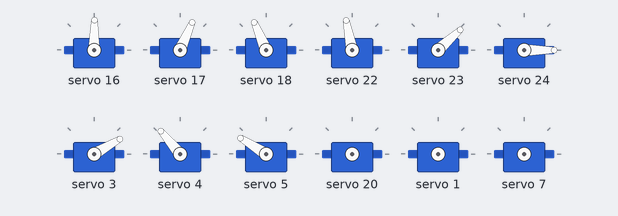
Recording of a sketch running on a simulated Arduino Uno, built with avr-gcc and run on an emulated ATmega328P. Shown: 12 × servo.

Above: at 0.1 s.
At 3.6 s:
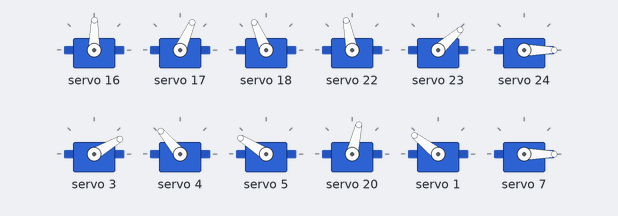
At 7.6 s:
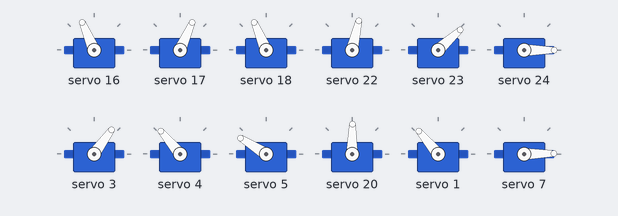
At 16.7 s:
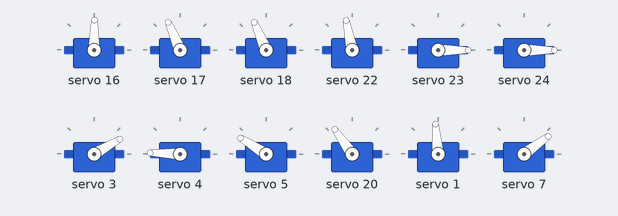
At 25.2 s:
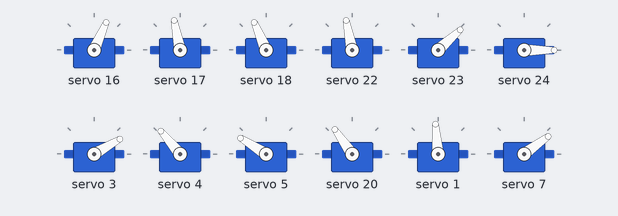
At 33.3 s:
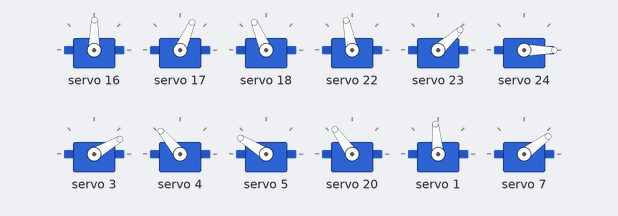
Timing chart, 0 to 40.0 s (numbered marks = the images above):
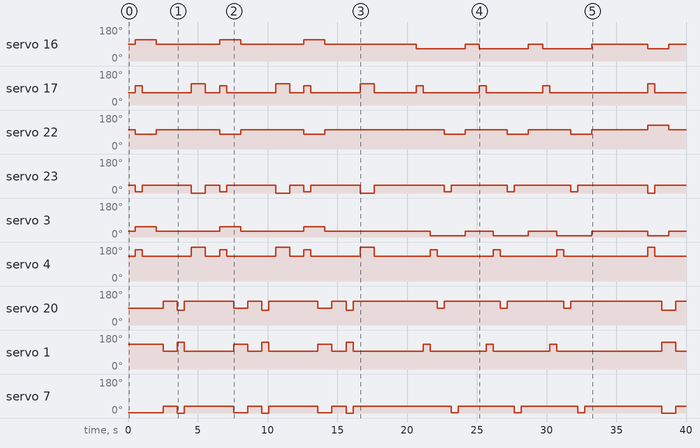

Measured:
- by itself, servo 16: 89° → 113° at 0.52 s, → 89° 1.5 s later, → 113° 4.5 s later, → 89° 1.5 s later, … (14 changes in this stretch)
- by itself, servo 17: 66° → 101° at 0.52 s, → 66° 0.50 s later, → 113° 3.5 s later, → 66° 1.0 s later, … (20 changes in this stretch)
- by itself, servo 22: 101° → 77° at 0.52 s, → 101° 1.5 s later, → 77° 4.5 s later, → 101° 1.5 s later, … (14 changes in this stretch)
- by itself, servo 23: 42° → 6° at 0.52 s, → 42° 0.50 s later, → 0° 3.5 s later, → 42° 1.0 s later, … (20 changes in this stretch)
- by itself, servo 3: 30° → 54° at 0.52 s, → 30° 1.5 s later, → 54° 4.5 s later, → 30° 1.5 s later, … (14 changes in this stretch)
- by itself, servo 4: 130° → 166° at 0.52 s, → 130° 0.50 s later, → 178° 3.5 s later, → 130° 1.0 s later, … (20 changes in this stretch)
- by itself, servo 20: 89° → 125° at 2.5 s, → 77° 1.0 s later, → 125° 0.50 s later, → 89° 3.5 s later, … (19 changes in this stretch)
- by itself, servo 1: 130° → 95° at 2.5 s, → 142° 1.0 s later, → 95° 0.50 s later, → 130° 3.5 s later, … (19 changes in this stretch)

The sketch:

trial6.ino
```cpp
#include <Wire.h>
#include <Servo.h>
#include <Adafruit_PWMServoDriver.h>
#include<SoftwareSerial.h>
SoftwareSerial bluetooth(4,3);

// called this way, it uses the default address 0x40
Adafruit_PWMServoDriver pwmA = Adafruit_PWMServoDriver(0x40);
Adafruit_PWMServoDriver pwmB = Adafruit_PWMServoDriver(0x41);

#define SERVOMIN  150 // This is the 'minimum' pulse length count (out of 4096)
#define SERVOMAX  600 // This is the 'maximum' pulse length count (out of 4096)
#define USMIN  600 // This is the rounded 'minimum' microsecond length based on the minimum pulse of 150
#define USMAX  2400 // This is the rounded 'maximum' microsecond length based on the maximum pulse of 600
#define SERVO_FREQ 50 // Analog servos run at ~50 Hz updates

// our servo # counter
uint8_t servonum = 0;
char command;
int angles[] = {
    60, 40, 80, 60, 90, 10, 70, 20, -20, 60, 65, 120, 10, 95, 110, 20, 15, 30
};

int anglesUpdate[] = {
    60, 40, 80, 60, 90, 10, 70, 20, -20, 60, 65, 120, 10, 95, 110, 20, 15, 30
};

// angle direction zero means negative, one means positive
int directions[] = {
  1, 1, 0, 0, 0, 1, 0, 0, 0, 1, 1, 0, 1, 1, 0, 0, 0, 0
};

//delay integer
int d=500;
void setup() {
  Serial.begin(9600);
  bluetooth.begin(9600);

  pwmA.begin();
  pwmB.begin();
  pwmA.setOscillatorFrequency(27000000);
  pwmB.setOscillatorFrequency(27000000);
  pwmA.setPWMFreq(SERVO_FREQ);
  pwmB.setPWMFreq(SERVO_FREQ); // Analog servos run at ~50 Hz updates
  delay(10);

}
int angletopulse(int ang){
  int pulse= map(ang,0,180,SERVOMIN,SERVOMAX);
  return pulse;
}

// You can use this function if you'd like to set the pulse length in seconds
// e.g. setServoPulse(0, 0.001) is a ~1 millisecond pulse width. It's not precise!
void setServoPulse(uint8_t n, double pulse) {
  double pulselength;

  pulselength = 1000000;   // 1,000,000 us per second
  pulselength /= SERVO_FREQ;   // Analog servos run at ~60 Hz updates
  Serial.print(pulselength); Serial.println(" us per period");
  pulselength /= 4096;  // 12 bits of resolution
  Serial.print(pulselength); Serial.println(" us per bit");
  pulse *= 1000000;  // convert input seconds to us
  pulse /= pulselength;
  Serial.println(pulse);
  pwmA.setPWM(n, 0, pulse);
  pwmB.setPWM(n, 0, pulse);
}

void loop() {
  int ang=0;
  int pulselength=0;

  if(bluetooth.available()) {
    command=bluetooth.read();
    Serial.println(command);
  }

  if (command == '0'){
     d= 2000;
  }
  if (command == '1'){
     d = 1000;
  }
  if (command == '2'){
    d = 700;
  }
  if (command == '3'){
    d = 600;
  }
  if (command == '4'){
    d = 500;
  }
  if (command == '5'){
    d = 400;
  }
  if (command == '6'){
    d = 350;
  }
  if (command == '7'){
    d = 300;
  }
  if (command == '8'){
    d = 200;
  }
  if (command == '9'){
    d = 100;
  }
  if (command=='S'){
   // standStill();
  }
  if (command=='F'){
    moveForward1();
    moveForward2();
  }
  if (command=='B'){
    moveBackward1();
    moveBackward2();
  }
  if (command=='R'){
    moveRight();
  }
  if (command=='L'){
    moveLeft();
  }
  if (command=='I'){
    //Back_Left();
  }
  if (command=='G'){
    //Back_Right();
  }
  if (command=='H'){
    //Front_Right();
  }
  if (command=='J'){
    //Front_Right();
  }

  for (int i=0; i<3; i++) {
      moveForward1();
      moveForward2();
  }
  delay(2000);
  for (int i=0; i<3; i++) {
     moveRight();
  }
  delay(1000);

  delay(2000);
  for (int i=0; i<3; i++) {
      moveBackward1();
      moveBackward2();
  }
  delay(2000);
  //standStill();
  //moveForward1();
  //moveForward2();
  //delay(10000);
  //moveBackward1();
  //moveBackward2();
  //moveRight();
  //moveLeft();
  //Moveleg1();
  //Moveleg1();
  //Moveleg2();
  //Moveleg3();
  //Moveleg4();
  //Moveleg5();
  //Moveleg6();

  // Drive each servo one at a time using setPWM()
  Serial.println(servonum);
  Serial.println(servonum);

}
void runservo( int pin ,int angle ) {
  if(pin<=8){
    pwmB.setPWM(pin, 0, angletopulse(angle));
  }
  else
  {
    pwmA.setPWM(pin-9, 0, angletopulse(angle));
  }
  anglesUpdate[pin]=angle;
}

void initialAngle( int pin ) {
  runservo(pin,angles[pin]);
}

void standStill() {
  for (int i=0; i<18; i++) {

    runservo(i,angles[i]);
}
    delay(500);
}

void upmotor(int pin, int angle) {
  if(directions[pin]==1){
    runservo(pin,anglesUpdate[pin]+angle);
  }
  else
  {
    runservo(pin,anglesUpdate[pin]-angle);
  }
 }

void downmotor(int pin, int angle) {
  if(directions[pin]==1){
    runservo(pin,anglesUpdate[pin]-angle);
  }
  else
  {
    runservo(pin,anglesUpdate[pin]+angle);
  }
}

void forwardmotor(int pin, int angle) {
  if(directions[pin]==1){
    runservo(pin,anglesUpdate[pin]+angle);
  }
  else
  {
    runservo(pin,anglesUpdate[pin]-angle);
  }
}

void backwardmotor(int pin, int angle) {
  if(directions[pin]==1){
    runservo(pin,anglesUpdate[pin]-angle);
  }
  else
  {
    runservo(pin,anglesUpdate[pin]+angle);
  }
}

void moveForward1() {
  //step1
  initialAngle(0);
  initialAngle(1);
  initialAngle(2);

  initialAngle(6);
  initialAngle(7);
  initialAngle(8);

  initialAngle(12);
  initialAngle(13);
  initialAngle(14);
  delay(d);

  //step2
    forwardmotor(0,20);
    upmotor(1,30);

    forwardmotor(6,20);
    upmotor(7,30);

    forwardmotor(12,20);
    upmotor(13,30);

    delay(d);
   //step3
    initialAngle(1);

    initialAngle(7);

    initialAngle(13);
    delay(d);

   //step4

    upmotor(4,30);

    upmotor(10,30);

    upmotor(16,30);

    delay(d);

   //step5
    initialAngle(0);

    initialAngle(6);

    initialAngle(12);
    delay(d);

    //step6
    initialAngle(4);

    initialAngle(10);

    initialAngle(16);
    delay(d);
 }

void moveForward2() {
  //step1
    initialAngle(3);
    initialAngle(4);
    initialAngle(5);

    initialAngle(9);
    initialAngle(10);
    initialAngle(11);

    initialAngle(15);
    initialAngle(16);
    initialAngle(17);
    delay(d);

   //step2
    forwardmotor(3,20);
    upmotor(4,40);

    forwardmotor(9,20);
    upmotor(10,40);

    forwardmotor(15,20);
    upmotor(16,40);
    delay(d);

    //step3
    initialAngle(4);

    initialAngle(10);

    initialAngle(16);

    delay(d);
    //step4

    upmotor(1,40);

    upmotor(7,40);

    upmotor(13,40);

    delay(d);

    //step5
    initialAngle(3);

    initialAngle(9);

    initialAngle(15);

    delay(d);

    //step6
    initialAngle(1);

    initialAngle(7);

    initialAngle(13);

    delay(d);

}
void moveBackward1() {
  //step1
  runservo(0,angles[0]);
  runservo(1,angles[1]);
  runservo(2,angles[2]);

  runservo(6,angles[6]);
  runservo(7,angles[7]);
  runservo(8,angles[8]);

  runservo(12,angles[12]);
  runservo(13,angles[13]);
  runservo(14,angles[14]);
    delay(d);

  //step2
    backwardmotor(0,20);
    upmotor(1,40);

    backwardmotor(6,20);
    upmotor(7,40);

    backwardmotor(12,20);
    upmotor(13,40);

    delay(d);
   //step3
    runservo(1,angles[1]);

    runservo(7,angles[7]);

    runservo(13,angles[13]);
    delay(d);

   //step4

    upmotor(4,40);

    upmotor(10,40);

    upmotor(16,40);

    delay(d);

   //step5
    runservo(0,angles[0]);

    runservo(6,angles[6]);

    runservo(12,angles[12]);

    delay(d);

    //step6
    runservo(3,angles[3]);
    runservo(4,angles[4]);
    runservo(5,angles[5]);

    runservo(9,angles[9]);
    runservo(10,angles[10]);
    runservo(11,angles[11]);

    runservo(15,angles[15]);
    runservo(16,angles[16]);
    runservo(17,angles[17]);

    delay(d);
 }

void moveBackward2() {
  //step1
    runservo(3,angles[3]);
    runservo(4,angles[4]);
    runservo(5,angles[5]);

    runservo(9,angles[9]);
    runservo(10,angles[10]);
    runservo(11,angles[11]);

    runservo(15,angles[15]);
    runservo(16,angles[16]);
    runservo(17,angles[17]);

    delay(d);
   //step2
    backwardmotor(3,20);
    upmotor(4,40);

    backwardmotor(9,20);
    upmotor(10,40);

    backwardmotor(15,20);
    upmotor(16,40);

    delay(d);
    //step3
    runservo(4,angles[4]);

    runservo(10,angles[10]);

    runservo(16,angles[16]);

    delay(d);
    //step4

    upmotor(1,40);

    upmotor(7,40);

    upmotor(13,40);

    delay(d);

    //step5
    runservo(3,angles[3]);

    runservo(9,angles[9]);

    runservo(15,angles[15]);

    delay(d);

    //step6

    runservo(1,angles[1]);

    runservo(7,angles[7]);

    runservo(13,angles[13]);

    delay(d);

}

void moveRight() {
    //step1
    for (int i=0; i<18; i++) {
    runservo(i,angles[i]);
    }
    delay(d);

    //step2
    backwardmotor(0,20);
    upmotor(1,30);
    delay(d);
    downmotor(1,30);

    backwardmotor(9,20);
    upmotor(10,30);
    delay(d);
    downmotor(10,30);

    backwardmotor(12,20);
    upmotor(13,30);
    delay(d);
    downmotor(13,30);

    forwardmotor(3,20);
    upmotor(4,30);
    delay(d);
    downmotor(4,30);

    forwardmotor(6,20);
    upmotor(7,30);
    delay(d);
    downmotor(7,30);

    forwardmotor(15,20);
    upmotor(16,30);
    delay(d);
    downmotor(16,30);

    //step3
    delay(d);
    forwardmotor(0,20);
    forwardmotor(9,20);
    forwardmotor(12,20);

    backwardmotor(3,20);
    backwardmotor(6,20);
    backwardmotor(15,20);

    delay(d);
 }

 void moveLeft() {
    //step1
   for (int i=0; i<18; i++) {
    runservo(i,angles[i]);
    }
    delay(d);

    //step2
    forwardmotor(0,20);
    upmotor(1,30);
    delay(d);
    downmotor(1,30);

    forwardmotor(9,20);
    upmotor(10,30);
    delay(d);
    downmotor(10,30);

    forwardmotor(12,20);
    upmotor(13,30);
    delay(d);
    downmotor(13,30);

    backwardmotor(3,20);
    upmotor(4,30);
    delay(d);
    downmotor(4,30);

    backwardmotor(6,20);
    upmotor(7,30);
    delay(d);
    downmotor(7,30);

    backwardmotor(15,20);
    upmotor(16,30);
    delay(d);
    downmotor(16,30);


    //step3
    delay(d);
    backwardmotor(0,20);
    backwardmotor(9,20);
    backwardmotor(12,20);

    forwardmotor(3,20);
    forwardmotor(6,20);
    forwardmotor(15,20);

    delay(d);
 }
```
